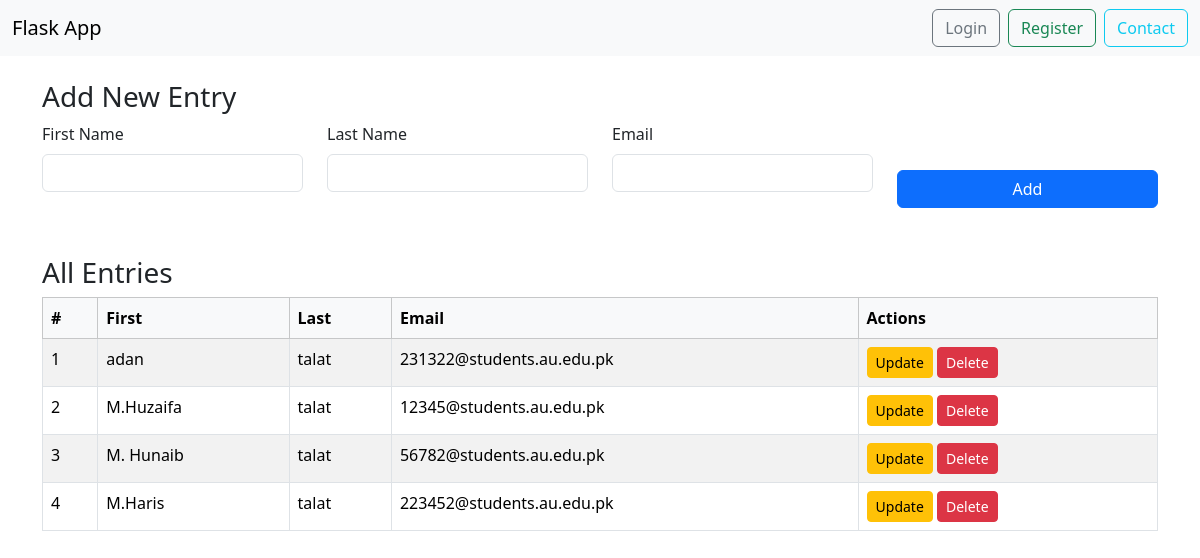
The page / on the database its author committed.
### app.py (models this page shows)
class People(db.Model):
    sno = db.Column(db.Integer, primary_key=True)
    fname = db.Column(db.String(100))
    lname = db.Column(db.String(100))
    email = db.Column(db.String(200))

### app.py (the view)
@app.route('/', methods=['GET', 'POST'])
def index():
    form = EntryForm()
    if form.validate_on_submit():
        new_person = People(fname=form.fname.data, lname=form.lname.data, email=form.email.data)
        db.session.add(new_person)
        db.session.commit()
        flash("Entry added successfully", "success")
        return redirect(url_for('index'))
    allpeople = People.query.all()
    return render_template('index.html', form=form, allpeople=allpeople)

### forms.py
class EntryForm(FlaskForm):
    fname = StringField('First Name', validators=[DataRequired(), Length(max=100)])
    lname = StringField('Last Name', validators=[DataRequired(), Length(max=100)])
    email = StringField('Email', validators=[DataRequired(), Email(), Length(max=200)])

### templates/index.html (shortened to what this page needs)
<!doctype html>
<html lang="en">
<head>
  <link href="https://cdn.jsdelivr.net/npm/bootstrap@5.3.6/dist/css/bootstrap.min.css" rel="stylesheet" />
</head>
<body>
<nav class="navbar navbar-expand-lg bg-light">
  <div class="container-fluid">
    <a class="navbar-brand" href="{{ url_for('index') }}">Flask App</a>
    <div class="d-flex">
      <a href="{{ url_for('login') }}" class="btn btn-outline-secondary me-2">Login</a>
      <a href="{{ url_for('register') }}" class="btn btn-outline-success me-2">Register</a>
      <a href="{{ url_for('contact') }}" class="btn btn-outline-info">Contact</a>
    </div>
  </div>
</nav>
<div class="container mt-4">
  <h3>Add New Entry</h3>
  <form method="POST">
    <div class="row">
      <div class="col-md-3 mb-3">
        {{ form.fname.label(class="form-label") }}
        {{ form.fname(class="form-control") }}
      </div>
      <div class="col-md-3 mb-3">
        {{ form.lname.label(class="form-label") }}
        {{ form.lname(class="form-control") }}
      </div>
      <div class="col-md-3 mb-3">
        {{ form.email.label(class="form-label") }}
        {{ form.email(class="form-control") }}
      </div>
      <div class="col-md-3 d-flex align-items-end">
        <button type="submit" class="btn btn-primary w-100">Add</button>
      </div>
    </div>
  </form>
</div>
<div class="container mt-5">
  <h3>All Entries</h3>
  <table class="table table-striped table-bordered">
    <thead class="table-light">
      <tr>
        <th>#</th>
        <th>First</th>
        <th>Last</th>
        <th>Email</th>
        <th>Actions</th>
      </tr>
    </thead>
    <tbody>
      {% for people in allpeople %}
      <tr>
        <td>{{ people.sno }}</td>
        <td>{{ people.fname }}</td>
        <td>{{ people.lname }}</td>
        <td>{{ people.email }}</td>
        <td>
          <a href="{{ url_for('update', sno=people.sno) }}" class="btn btn-sm btn-warning">Update</a>
          <a href="{{ url_for('delete', sno=people.sno) }}" class="btn btn-sm btn-danger" onclick="return confirm('Are you sure you want to delete this entry?')">Delete</a>
        </td>
      </tr>
      {% endfor %}
    </tbody>
  </table>
</div>
</body>
</html>

### rows shown on the page
People: sno "1", fname "adan", lname "talat", email "231322@students.au.edu.pk"
People: sno "2", fname "M.Huzaifa", lname "talat", email "12345@students.au.edu.pk"
People: sno "3", fname "M. Hunaib", lname "talat", email "56782@students.au.edu.pk"
People: sno "4", fname "M.Haris", lname "talat", email "223452@students.au.edu.pk"
